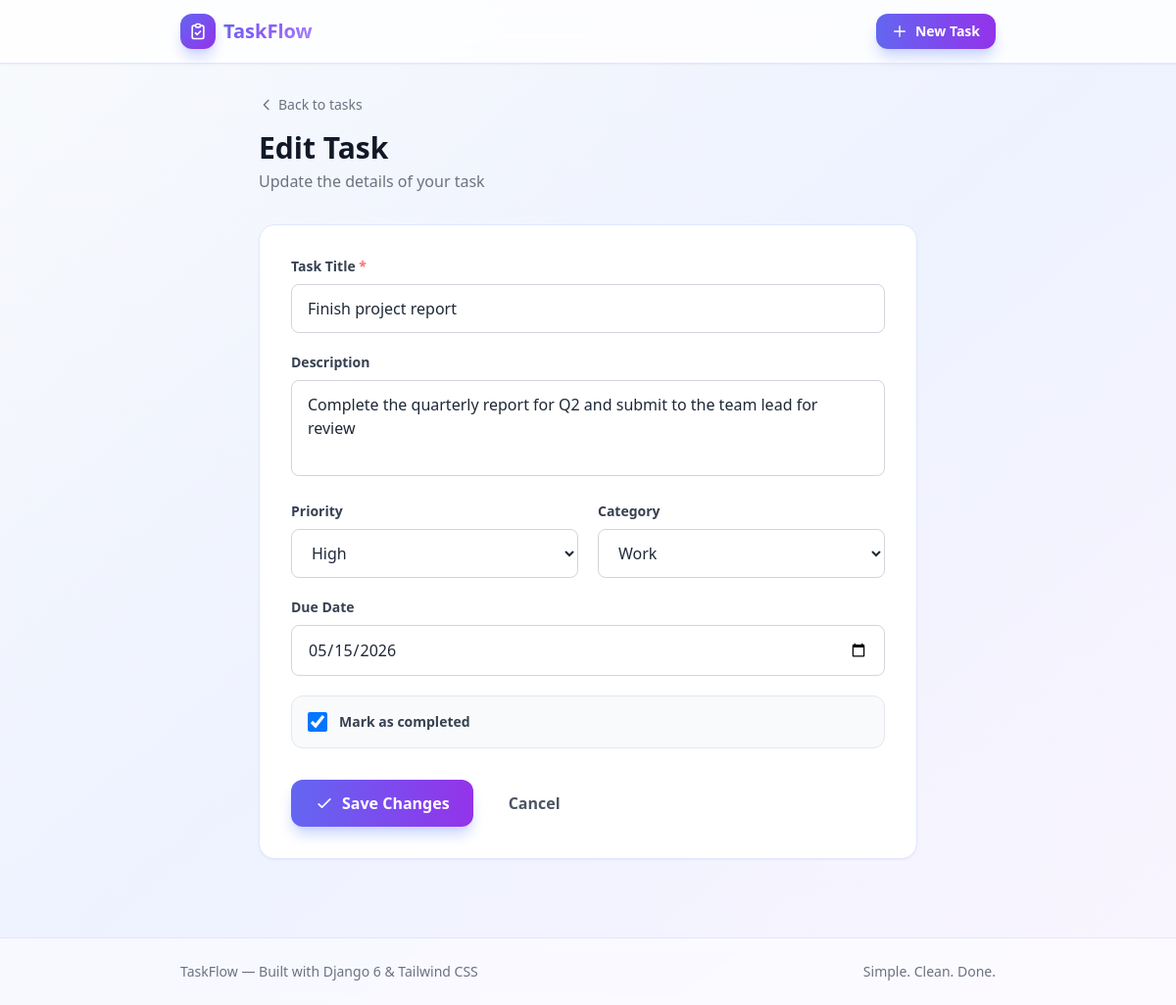
The app's page /update/1/ with its own data.
### todo/models.py (models this page shows, shortened)
class Task(models.Model):
    PRIORITY_CHOICES = [
        ('low', 'Low'),
        ('medium', 'Medium'),
        ('high', 'High'),
    ]
    CATEGORY_CHOICES = [
        ('personal', 'Personal'),
        ('work', 'Work'),
        ('shopping', 'Shopping'),
        ('health', 'Health'),
        ('education', 'Education'),
        ('finance', 'Finance'),
        ('other', 'Other'),
    ]
    title = models.CharField(max_length=200)
    description = models.TextField(blank=True, default='')
    completed = models.BooleanField(default=False)
    priority = models.CharField(max_length=10, choices=PRIORITY_CHOICES, default='medium')
    category = models.CharField(max_length=20, choices=CATEGORY_CHOICES, default='personal')
    due_date = models.DateField(null=True, blank=True)
    created_at = models.DateTimeField(auto_now_add=True)
    updated_at = models.DateTimeField(auto_now=True)
    class Meta:
        ordering = ['-created_at']

### todo/views.py (the view, shortened to what this page needs)
# urls.py: path('update/<int:pk>/', views.TaskUpdateView.as_view(), name='task-update'),
class TaskUpdateView(UpdateView):
    model = Task
    form_class = TaskEditForm
    template_name = 'todo/task_edit.html'

### templates/todo/task_edit.html (shortened to what this page needs)
{% extends 'base.html' %}
{% load widget_tweaks %}
{% block content %}
<div class="max-w-2xl mx-auto animate-fade-in-up">
    <div class="mb-8">
        <a href="{% url 'task-list' %}" class="inline-flex items-center text-sm text-gray-500 hover:text-indigo-600 transition-colors mb-4">
            <svg class="w-4 h-4 mr-1" fill="none" stroke="currentColor" viewBox="0 0 24 24">
                <path stroke-linecap="round" stroke-linejoin="round" stroke-width="2" d="M15 19l-7-7 7-7"></path>
            </svg>
            Back to tasks
        </a>
        <h1 class="text-3xl font-extrabold text-gray-900">Edit Task</h1>
        <p class="text-gray-500 mt-1">Update the details of your task</p>
    </div>
    <div class="bg-white rounded-2xl shadow-sm border border-indigo-100 p-6 sm:p-8">
        <form method="post" novalidate>
            <div class="mb-5">
                <label for="{{ form.title.id_for_label }}" class="block text-sm font-semibold text-gray-700 mb-2">
                    Task Title <span class="text-red-400">*</span>
                </label>
                {{ form.title }}
            </div>
            <div class="mb-5">
                <label for="{{ form.description.id_for_label }}" class="block text-sm font-semibold text-gray-700 mb-2">
                    Description
                </label>
                {{ form.description }}
            </div>
            <div class="grid grid-cols-1 sm:grid-cols-2 gap-5 mb-5">
                <div>
                    <label for="{{ form.priority.id_for_label }}" class="block text-sm font-semibold text-gray-700 mb-2">
                        Priority
                    </label>
                    {{ form.priority }}
                </div>
                <div>
                    <label for="{{ form.category.id_for_label }}" class="block text-sm font-semibold text-gray-700 mb-2">
                        Category
                    </label>
                    {{ form.category }}
                </div>
            </div>
            <div class="mb-5">
                <label for="{{ form.due_date.id_for_label }}" class="block text-sm font-semibold text-gray-700 mb-2">
                    Due Date
                </label>
                {{ form.due_date }}
            </div>
            <div class="mb-8 bg-gray-50 rounded-xl p-4 border border-gray-200">
                <label class="flex items-center space-x-3 cursor-pointer">
                    {{ form.completed }}
                    <span class="text-sm font-semibold text-gray-700">Mark as completed</span>
                </label>
            </div>
            <div class="flex items-center gap-3">
                <button type="submit" class="inline-flex items-center px-6 py-3 bg-gradient-to-r from-indigo-500 to-purple-600 text-white font-semibold rounded-xl hover:from-indigo-600 hover:to-purple-700 shadow-lg shadow-indigo-200 transition-all transform hover:-translate-y-0.5">
                    <svg class="w-5 h-5 mr-2" fill="none" stroke="currentColor" viewBox="0 0 24 24">
                        <path stroke-linecap="round" stroke-linejoin="round" stroke-width="2" d="M5 13l4 4L19 7"></path>
                    </svg>
                    Save Changes
                </button>
                <a href="{% url 'task-list' %}" class="px-6 py-3 text-gray-600 font-semibold hover:text-gray-800 transition-colors">
                    Cancel
                </a>
            </div>
        </form>
    </div>
</div>
{% endblock %}

### templates/base.html (style rules this page uses)
.animate-fade-in-up { animation: fadeInUp 0.4s ease-out forwards; }

### records on screen
Task: title "Finish project report", description "Complete the quarterly report for Q2 and submit to the team lead for review", priority "High", category "Work", due_date "05/15/2026", completed "☑"
